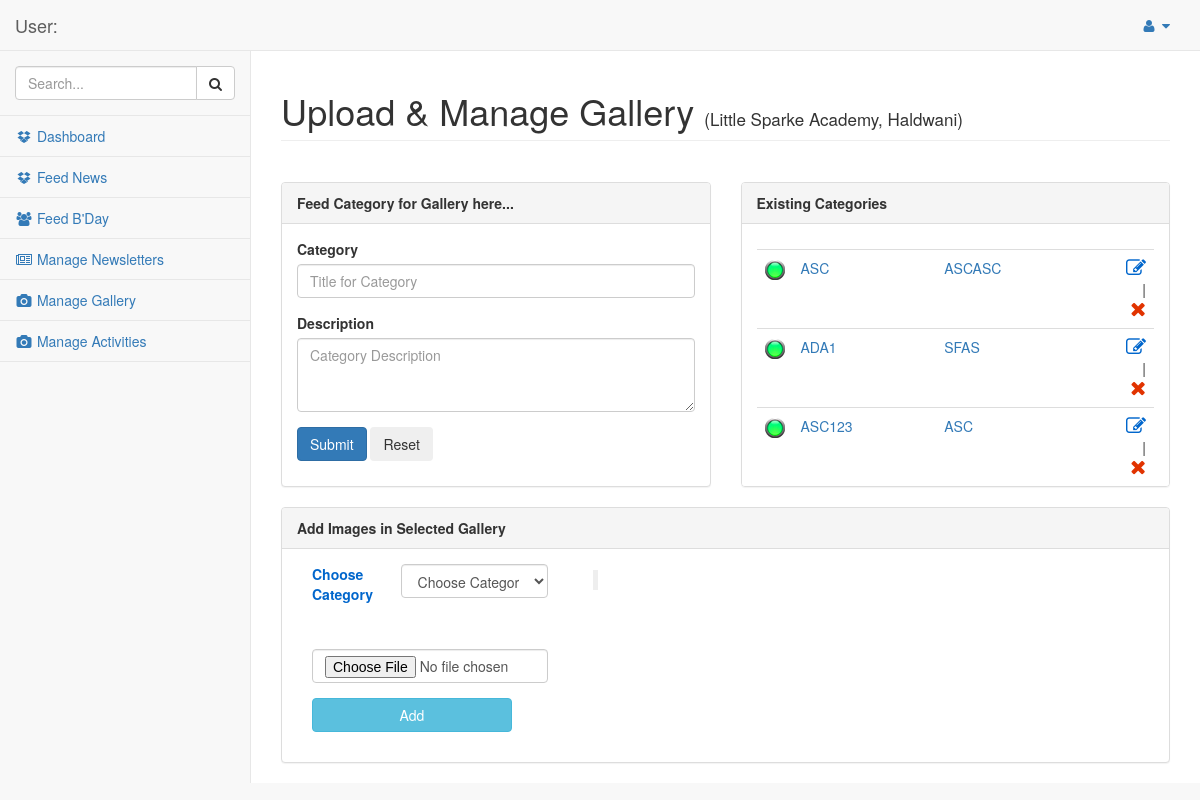
The app's page /admin__/index.php/gallery, older data.
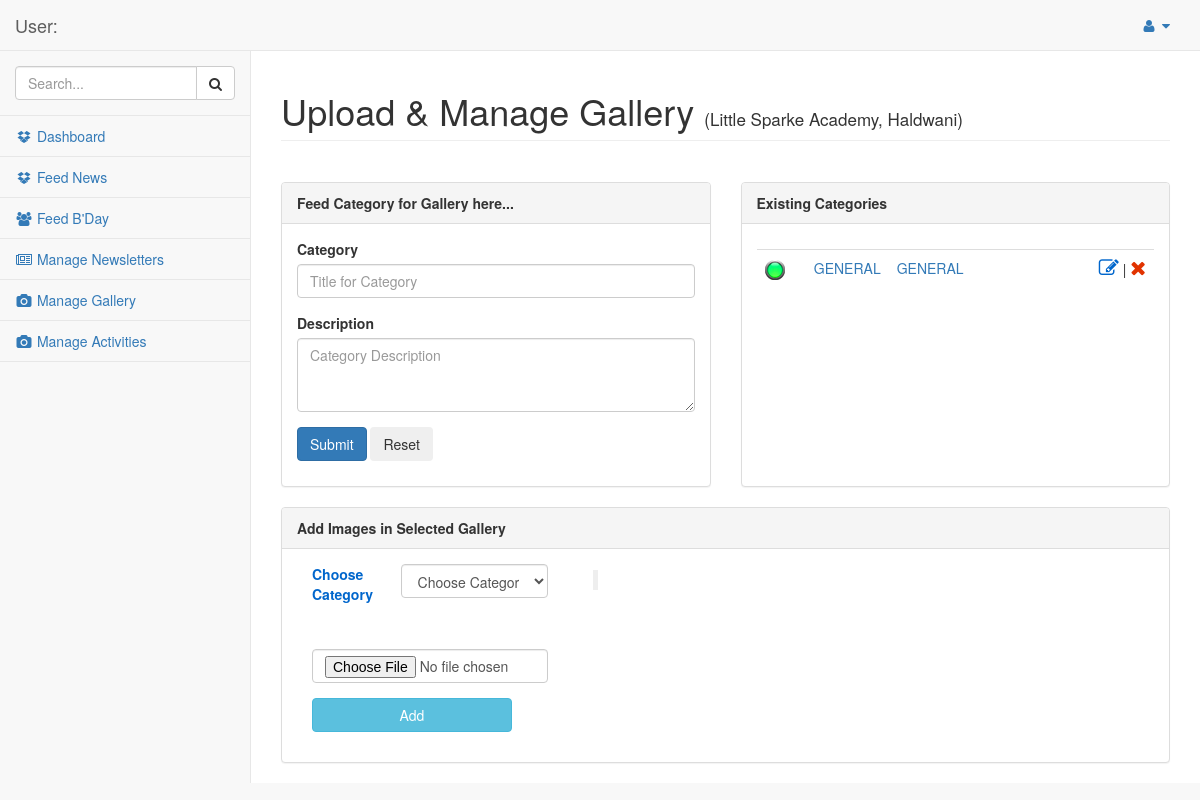
The same page, newer data.
### tables this page shows
CREATE TABLE `gallery_category` (
  `CATEG_ID` int(11) NOT NULL,
  `CATEGORY` varchar(25) NOT NULL,
  `DESC` varchar(500) NOT NULL,
  `STATUS` tinyint(1) NOT NULL DEFAULT '1'
);

### admin__/application/controllers/Gallery.php (called while the page is built, shortened)
<?php
class Gallery extends CI_Controller {
    function __construct(){
        $this->load->model('My_model_gallery', 'mmg');
    }
    function index() {
        $data['user___'] = $this->session->userdata('ussr_');
        $data['existing'] = $this->mmg->get_all_categories();
        $data['folder_'] = 'gallery';
        $data['page__'] = 'feedgallery';
        $data['page_head'] = 'Upload &amp; Manage Gallery';
        $data['view1'] = 'Updategallery';
        $this->load->view('templates/header');
        $this->load->view('inner', $data);
        $this->load->view('templates/footer');
    }
}

### admin__/index.php (called while the page is built, shortened)
<?php
require_once BASEPATH.'core/CodeIgniter.php';

### admin__/application/models/My_model_gallery.php (called while the page is built, shortened)
<?php
class My_model_gallery extends CI_Model {
    function get_all_categories() {
        $this->db->order_by('CATEG_ID', 'desc');
        $query = $this->db->get('gallery_category');
        return $query->result();
    }
}

### admin__/application/views/gallery/feedgallery.php (the view, shortened to what the changed rows need)
<div class="col-lg-6">
    <div class="panel panel-default" style="height:305px;overflow:auto">
        <div class="panel-body">
            <div class="row">
                <div class="col-sm-12">
                    <table class="table table-hover tableSection">
                        <tbody>
                            <?php
                            $attrib_ = array(
                                'class' => 'form-horizontal',
                                'name' => 'frmStaticHead_Del',
                                'id' => 'frmStaticHead_Del',
                            );
                            ?>
                            <?php echo form_open('', $attrib_); ?>
                            <?php if (count($existing) != 0) { ?>
                                <?php foreach ($existing as $item_) { ?>
                                    <tr>
                                        <td>
                                            <?PHP if ($item_->STATUS != 1) { ?>
                                                <a href="<?php echo site_url('gallery/active_inactive/' . $item_->CATEG_ID . '/1'); ?>"><img src="<?php echo base_url('_assets_/images/inactive.png'); ?>"></a>
                                            <?PHP } else { ?>
                                                <a href="<?php echo site_url('gallery/active_inactive/' . $item_->CATEG_ID . '/0'); ?>"><img src="<?php echo base_url('_assets_/images/active.png'); ?>"></a>
                                            <?PHP } ?>
                                        </td>
                                        <td style="width:20%"><a href="#"><?php echo strtoupper($item_->CATEGORY); ?></a></td>
                                        <td style="width:45%"><a href="#"><?php echo strtoupper($item_->DESC); ?></a></td>
                                        <td align="right">
                                            <a href="#" id="changeHead_<?php echo $item_->CATEG_ID; ?>" onclick="change_Cat('<?php echo $item_->CATEG_ID; ?>', '<?php echo $item_->CATEGORY; ?>', '<?php echo $item_->DESC; ?>');"><i class="fa fa-pencil-square-o" style="color:#0066cc; font-size: 20px;"></i></a> |
                                            <a href="#"><i class="fa fa-times" style="color:#E13300; font-size: 20px;"></i></a>
                                        </td>
                                    </tr>
                                <?php } ?>
                            <?php } else { ?>
                                <tr>
                                    <th>No data found...</th>
                                </tr>
                            <?php } ?>
                        <?php echo form_close(); ?>
                        </tbody>
                    </table>
                </div>
            </div>
        </div>
    </div>
</div>

### admin__/application/views/templates/header_navigate.php (shortened to what the changed rows need)
<div class="navbar-header">
                <a class="navbar-brand" href="index.html">User: <?php echo strtoupper($user___); ?></a>
            </div>

Row changes from the older to the newer data that the page shows:
removed gallery_category: STATUS 1 (drawn), CATEGORY "ASC", DESC "ASCASC"
removed gallery_category: STATUS 1 (drawn), CATEGORY "ADA1", DESC "SFAS"
removed gallery_category: STATUS 1 (drawn), CATEGORY "ASC123", DESC "ASC"
now on this page (row edited): gallery_category: STATUS 1 (drawn), CATEGORY "GENERAL", DESC "GENERAL"
